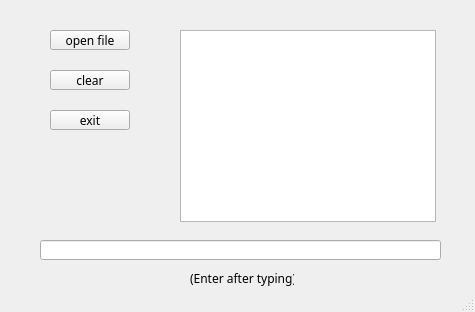
<?xml version="1.0" encoding="UTF-8"?>
<ui version="4.0">
 <class>MainWindow</class>
 <widget class="QMainWindow" name="MainWindow">
  <property name="geometry">
   <rect>
    <x>0</x>
    <y>0</y>
    <width>475</width>
    <height>312</height>
   </rect>
  </property>
  <property name="font">
   <font>
    <family>Yu Gothic UI Semibold</family>
   </font>
  </property>
  <property name="windowTitle">
   <string>MainWindow</string>
  </property>
  <widget class="QWidget" name="centralwidget">
   <widget class="QPushButton" name="pushButton">
    <property name="geometry">
     <rect>
      <x>50</x>
      <y>30</y>
      <width>80</width>
      <height>20</height>
     </rect>
    </property>
    <property name="text">
     <string>open file</string>
    </property>
   </widget>
   <widget class="QPushButton" name="pushButton_2">
    <property name="geometry">
     <rect>
      <x>50</x>
      <y>70</y>
      <width>80</width>
      <height>20</height>
     </rect>
    </property>
    <property name="text">
     <string>clear</string>
    </property>
   </widget>
   <widget class="QTextBrowser" name="textBrowser">
    <property name="geometry">
     <rect>
      <x>180</x>
      <y>30</y>
      <width>256</width>
      <height>192</height>
     </rect>
    </property>
   </widget>
   <widget class="QLineEdit" name="lineEdit">
    <property name="geometry">
     <rect>
      <x>40</x>
      <y>240</y>
      <width>401</width>
      <height>20</height>
     </rect>
    </property>
   </widget>
   <widget class="QLabel" name="label">
    <property name="geometry">
     <rect>
      <x>190</x>
      <y>270</y>
      <width>104</width>
      <height>16</height>
     </rect>
    </property>
    <property name="text">
     <string>(Enter after typing)</string>
    </property>
   </widget>
   <widget class="QPushButton" name="pushButton_3">
    <property name="geometry">
     <rect>
      <x>50</x>
      <y>110</y>
      <width>80</width>
      <height>20</height>
     </rect>
    </property>
    <property name="text">
     <string>exit</string>
    </property>
   </widget>
  </widget>
  <widget class="QMenuBar" name="menubar">
   <property name="geometry">
    <rect>
     <x>0</x>
     <y>0</y>
     <width>475</width>
     <height>21</height>
    </rect>
   </property>
  </widget>
  <widget class="QStatusBar" name="statusbar"/>
 </widget>
 <resources/>
 <connections/>
</ui>
